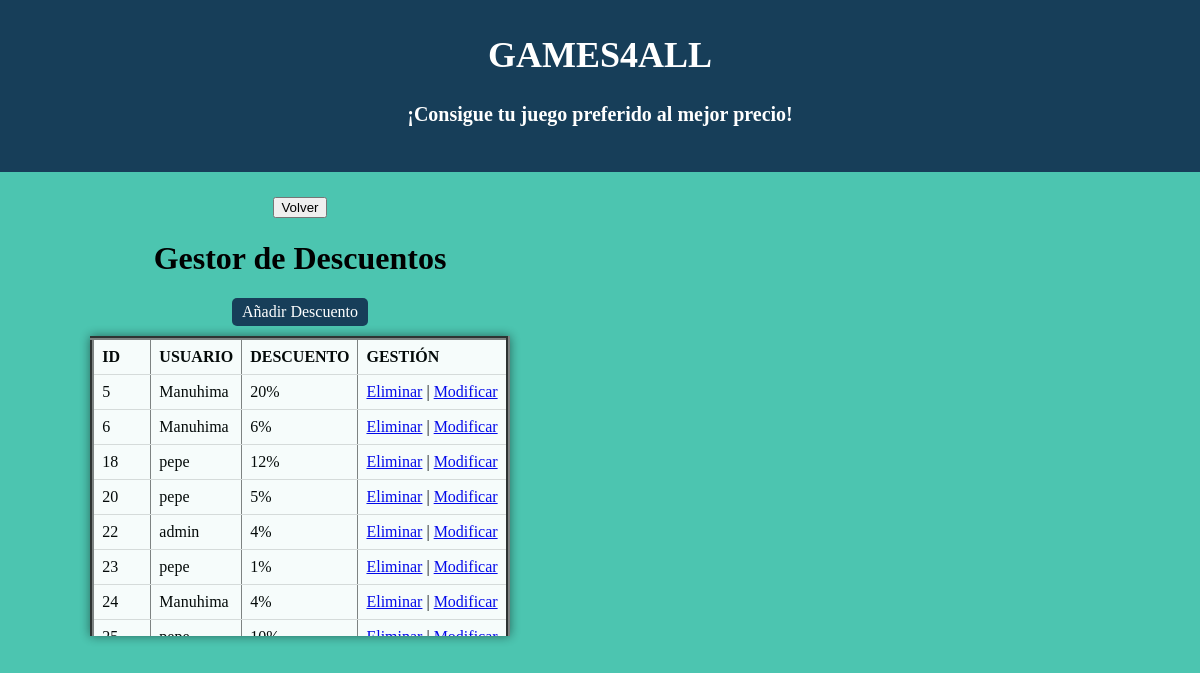
Page /gestionar_descuentos.php (signed in) on the earlier database version.
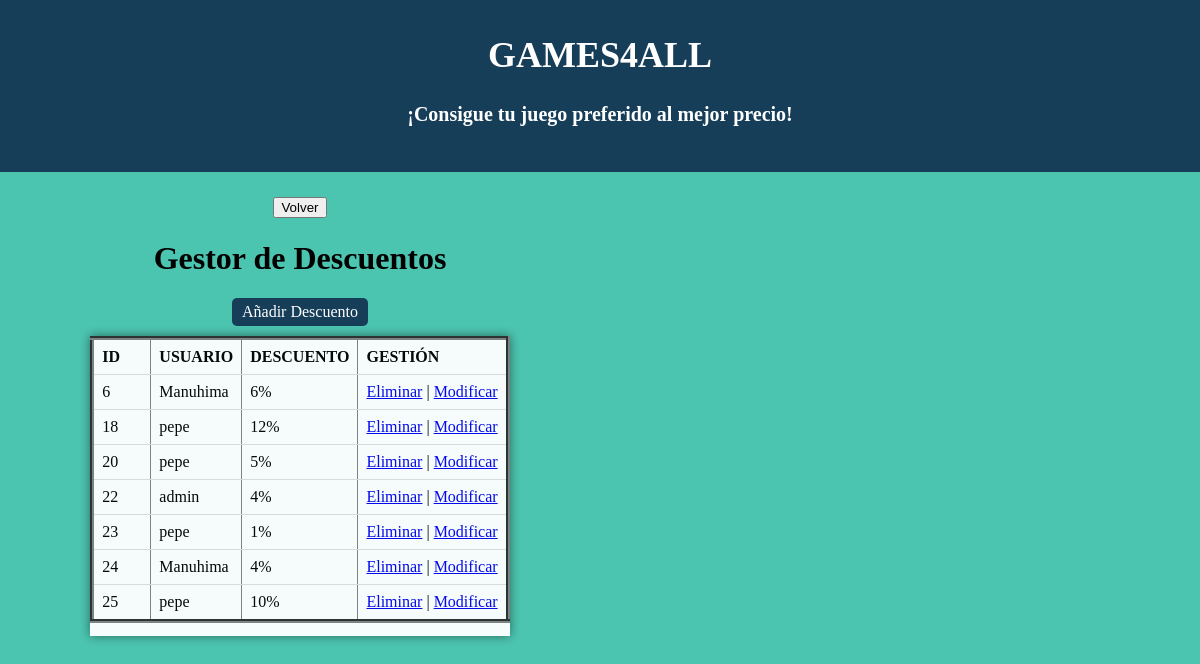
Same page on the later database version.
### tables this page shows
CREATE TABLE `descuento` (
  `id_descuento` int(11) NOT NULL,
  `id_usuario` int(11) NOT NULL,
  `valor` int(11) NOT NULL
);

CREATE TABLE `usuario` (
  `id_usuario` int(11) NOT NULL,
  `rol` varchar(15) NOT NULL DEFAULT 'usuario',
  `alias` varchar(15) NOT NULL,
  `password` varchar(15) NOT NULL,
  `correo` varchar(30) NOT NULL,
  `nombre` varchar(60) NOT NULL,
  `pais` varchar(20) NOT NULL,
  `ciudad` varchar(20) NOT NULL,
  `direccion` varchar(40) NOT NULL,
  `cod_postal` varchar(8) NOT NULL
);

### gestionar_descuentos.php (the view, shortened to what this page needs)
<?php
    $conexion = new mysqli("localhost", "root", "", "games4all");
?>
<!DOCTYPE html>
<html>
    <head>
        <link rel="stylesheet" href="estilos.css">
        <div id="header">
        <h1>GAMES4ALL</h1>
        <h4>¡Consigue tu juego preferido al mejor precio!</h4>
    </div>
    </head>
    <body style="background-color: #4CC5B0; color: #000000;">
    <div style="text-align: center; margin-right: 50%;">
        <div>
            <form method="POST" action="menus.php">
                <input type="submit" value="Volver">
            </form>
        </div>
        <h1>Gestor de Descuentos</h1>
        <a href="añadir_descuento.php" style="display: inline-block; margin-bottom: 10px; padding: 5px 10px; background-color: #173E59; color: #ffffff; text-decoration: none; border-radius: 5px;">Añadir Descuento</a>
    </div>
    <div style="overflow-y:auto; height: 300px; margin-right: 50%; display: inline-block; background-color: #ffffff; opacity: 0.95; box-shadow: 0 0 10px 0 rgba(0,0,0,0.5); ">
        <table border='4' style='border-collapse: collapse;'>
            <tr>
                <th>ID</th>
                <th>USUARIO</th>
                <th>DESCUENTO</th>
                <th>GESTIÓN</th>
            </tr>
            <?php
            $sql = "SELECT d.id_descuento, d.id_usuario, d.valor, u.alias FROM descuento d
                    INNER JOIN usuario u ON d.id_usuario = u.id_usuario";
            $resultado = $conexion->query($sql);
            while ($fila = $resultado->fetch_assoc()) {
                echo "<tr>
                        <td style='min-width: 40px;'>".$fila['id_descuento']."</td>
                        <td>".$fila['alias']."</td>
                        <td>".$fila['valor']."%</td>
                        <td>
                            <a href='eliminar_descuento.php?id=".$fila['id_descuento']."'>Eliminar</a> |
                            <a href='modificar_descuento.php?id=".$fila['id_descuento']."'>Modificar</a>
                        </td>
                    </tr>";
            }
            ?>
        </table>
    </div>
</body>
</html>

Differences in the rows shown:
removed descuento: id_descuento "5", id_usuario.alias "Manuhima", valor "20"
